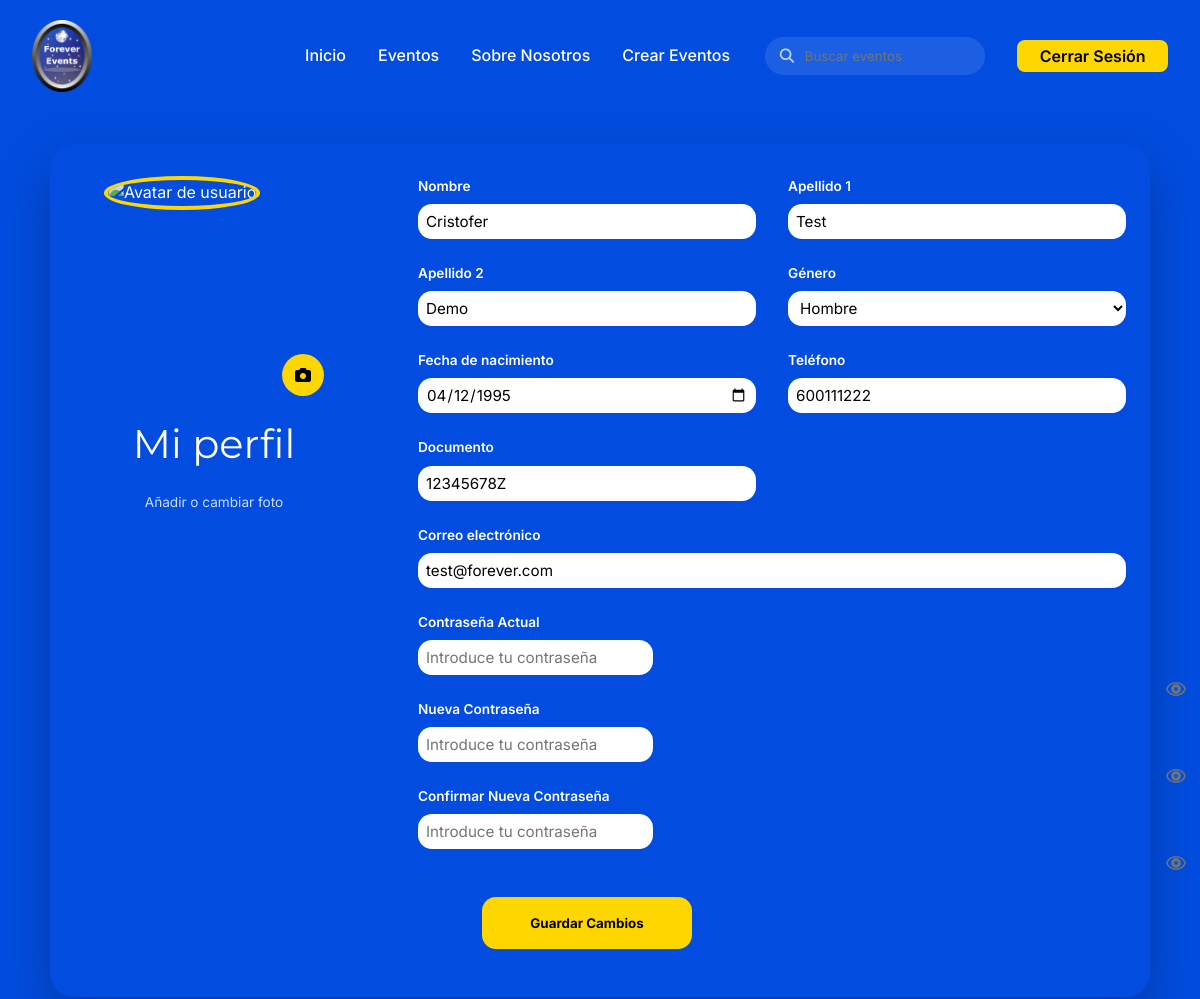
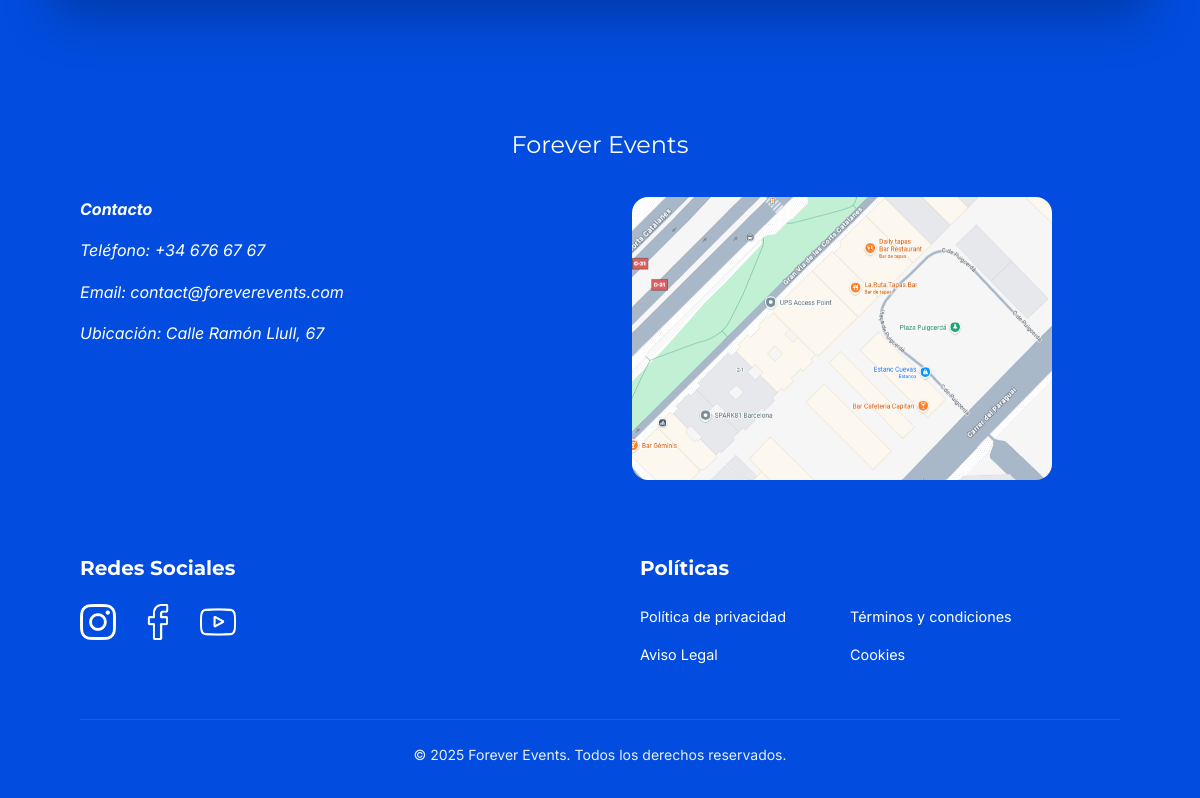
Page /View/pages/profile.php (signed in) on the committed database (2 pictures, top to bottom).
### tables this page shows
CREATE TABLE usuarios (
    id INT AUTO_INCREMENT PRIMARY KEY,
    nombre VARCHAR(100) NOT NULL,
    apellido1 VARCHAR(100) NOT NULL,
    apellido2 VARCHAR(100),
    fecha_nacimiento DATE NOT NULL,

    email VARCHAR(150) NOT NULL UNIQUE,
    telefono VARCHAR(20) NOT NULL,

    documento VARCHAR(20) NOT NULL UNIQUE,
    password VARCHAR(255) NOT NULL,

    tipo_usuario_id INT NOT NULL,
    tipo_documento_id INT NOT NULL,

    avatar VARCHAR(255) DEFAULT NULL,

    created_at TIMESTAMP DEFAULT CURRENT_TIMESTAMP,
    updated_at TIMESTAMP DEFAULT CURRENT_TIMESTAMP ON UPDATE CURRENT_TIMESTAMP,

    FOREIGN KEY (tipo_usuario_id) REFERENCES tipos_usuario(id),
    FOREIGN KEY (tipo_documento_id) REFERENCES tipos_documento(id)
);

### View/pages/profile.php (the view, shortened to what this page needs)
<?php
try {
  $database = new Database('localhost', 'forever_events', 'root', '');
  $conn = $database->getConexion();
  $stmt = $conn->prepare(
    "SELECT nombre, apellido1, apellido2, fecha_nacimiento, email, telefono, documento
     FROM usuarios WHERE id = :id"
  );
  $stmt->bindValue(':id', (int) $_SESSION['user_id'], PDO::PARAM_INT);
  $stmt->execute();
  $user = $stmt->fetch();
} catch (PDOException | RuntimeException $e) {
  error_log('Error cargando perfil: ' . $e->getMessage());
  header('Location: login.php?error=db');
  exit();
}
?>
<!doctype html>
<html lang="es">
<head>
  <link rel="stylesheet" href="../Assets/css/main.css" />
  <link rel="stylesheet" href="../Assets/css/pages/profile.css" />
  <link
    rel="stylesheet"
    href="https://cdnjs.cloudflare.com/ajax/libs/font-awesome/6.5.1/css/all.min.css" />
</head>
<body>
  <header class="nav-bar">
    <div class="nav-inner">
      <a href="landingPage.php"
        class="nav-logo"
        aria-label="Forever Events inicio">
        <img
          src="../Assets/img/logoForever.png"
          alt="Logotipo de Forever Events" />
      </a>
      <nav class="nav-container" aria-label="Navegación principal">
        <div class="nav-left">
          <a href="landingPage.php">Inicio</a>
          <a href="events.php">Eventos</a>
          <a href="aboutUs.php">Sobre Nosotros</a>
          <?php if ($_SESSION['user_type'] == 1): ?>
            <a href="createEvent.php">Crear Eventos</a>
          <?php endif; ?>
        </div>
        <div class="nav-right">
          <form class="search-wrapper" role="search">
            <i class="fa-solid fa-magnifying-glass"></i>
            <input
              id="event-search"
              type="search"
              placeholder="Buscar eventos" />
          </form>
          <form action="../../Controller/userController.php" method="POST">
            <button type="submit" name="delete" class="btn-login">Cerrar Sesión</button>
          </form>
        </div>
      </nav>
    </div>
  </header>
  <main class="profile-wrapper">
    <section class="profile-card" aria-labelledby="profile-title">
      <form
        class="profile-form"
        action="../../Controller/userController.php"
        method="POST"
        enctype="multipart/form-data">
        <div class="profile-layout">
          <div class="profile-avatar">
            <div class="avatar-container">
              <img
                src="<?= !empty($_SESSION['user_avatar']) ? htmlspecialchars($_SESSION['user_avatar']) : '../Assets/img/icons/account.png' ?>"
                alt="Avatar de usuario"
                class="avatar-image" />
              <?php if ($_SESSION['user_type'] == 1): ?>
                <label for="avatar-upload" class="avatar-upload-btn">
                  <i class="fa-solid fa-camera"></i>
                </label>
              <?php endif; ?>
            </div>
            <h2 class="profile-title">Mi perfil</h2>
            <?php if ($_SESSION['user_type'] == 1): ?>
              <p class="avatar-text">Añadir o cambiar foto</p>
            <?php endif; ?>
          </div>
          <div class="form-grid">
            <div class="form-field">
              <label for="name">Nombre</label>
              <input
                id="name"
                name="name"
                type="text"
                placeholder="Nombre de usuario"
                value="<?= htmlspecialchars($user['nombre']) ?>" />
            </div>
            <div class="form-field">
              <label for="surname1">Apellido 1</label>
              <input
                id="surname1"
                type="text"
                name="surname1"
                placeholder="Primer apellido"
                value="<?= htmlspecialchars($user['apellido1']) ?>" />
            </div>
            <div class="form-field">
              <label for="surname2">Apellido 2</label>
              <input
                id="surname2"
                type="text"
                name="surname2"
                placeholder="Segundo apellido"
                value="<?= htmlspecialchars($user['apellido2'] ?? '') ?>" />
            </div>
            <div class="form-field">
              <label for="gender">Género</label>
              <select id="gender">
                <option>Hombre</option>
              </select>
            </div>
            <div class="form-field">
              <label for="date">Fecha de nacimiento</label>
              <input
                id="date"
                name="date"
                type="date"
                value="<?= htmlspecialchars($user['fecha_nacimiento']) ?>" />
            </div>
            <div class="form-field">
              <label for="telephone">Teléfono</label>
              <input
                id="telephone"
                name="telephone"
                type="tel"
                placeholder="+34 --"
                value="<?= htmlspecialchars($user['telefono']) ?>" />
            </div>
            <div class="form-field">
              <label for="document">Documento</label>
              <input
                id="document"
                type="text"
                placeholder="Documento"
                value="<?= htmlspecialchars($user['documento']) ?>"
                readonly />
            </div>
            <div class="form-field full">
              <label for="email">Correo electrónico</label>
              <input
                id="email"
                name="email"
                type="email"
                placeholder="mail@gmail.com"
                value="<?= htmlspecialchars($user['email']) ?>" />
            </div>
            <div class="form-field full">
              <label for="current_password">Contraseña Actual</label>
              <div class="input-wrapper">
                <input
                  type="password"
                  id="current_password"
                  name="current_password"
                  placeholder="Introduce tu contraseña"
                  autocomplete="current-password"
                  required />
                <button
                  type="button"
                  class="toggle-password"
                  aria-label="Mostrar contraseña"
                  aria-controls="current_password"
                  aria-pressed="false"
                  onclick="togglePassword(this)">
                  <svg class="icon-eye" xmlns="http://www.w3.org/2000/svg" viewBox="0 0 24 24" aria-hidden="true">
                    <path d="M12 4.5C7 4.5 2.73 7.61 1 12c1.73 4.39 6 7.5 11 7.5s9.27-3.11 11-7.5c-1.73-4.39-6-7.5-11-7.5zm0 12.5a5 5 0 1 1 0-10 5 5 0 0 1 0 10zm0-8a3 3 0 1 0 0 6 3 3 0 0 0 0-6z" />
                  </svg>
                </button>
              </div>
            </div>
            <div class="form-field full">
              <label for="new_password">Nueva Contraseña</label>
              <div class="input-wrapper">
                <input
                  type="password"
                  id="new_password"
                  name="new_password"
                  placeholder="Introduce tu contraseña"
                  autocomplete="current-password"
                  required />
                <button
                  type="button"
                  class="toggle-password"
                  aria-label="Mostrar contraseña"
                  aria-controls="new_password"
                  aria-pressed="false"
                  onclick="togglePassword(this)">
                  <svg class="icon-eye" xmlns="http://www.w3.org/2000/svg" viewBox="0 0 24 24" aria-hidden="true">
                    <path d="M12 4.5C7 4.5 2.73 7.61 1 12c1.73 4.39 6 7.5 11 7.5s9.27-3.11 11-7.5c-1.73-4.39-6-7.5-11-7.5zm0 12.5a5 5 0 1 1 0-10 5 5 0 0 1 0 10zm0-8a3 3 0 1 0 0 6 3 3 0 0 0 0-6z" />
                  </svg>
                </button>
              </div>
            </div>
            <div class="form-field full">
              <label for="confirm_password">Confirmar Nueva Contraseña</label>
              <div class="input-wrapper">
                <input
                  type="password"
                  id="confirm_password"
                  name="confirm_password"
                  placeholder="Introduce tu contraseña"
                  autocomplete="current-password"
                  required />
                <button
                  type="button"
                  class="toggle-password"
                  aria-label="Mostrar contraseña"
                  aria-controls="confirm_password"
                  aria-pressed="false"
                  onclick="togglePassword(this)">
                  <svg class="icon-eye" xmlns="http://www.w3.org/2000/svg" viewBox="0 0 24 24" aria-hidden="true">
                    <path d="M12 4.5C7 4.5 2.73 7.61 1 12c1.73 4.39 6 7.5 11 7.5s9.27-3.11 11-7.5c-1.73-4.39-6-7.5-11-7.5zm0 12.5a5 5 0 1 1 0-10 5 5 0 0 1 0 10zm0-8a3 3 0 1 0 0 6 3 3 0 0 0 0-6z" />
                  </svg>
                </button>
              </div>
            </div>
            <div class="form-actions full">
              <button type="submit" name="update" class="primary-btn">
                Guardar Cambios
              </button>
            </div>
          </div>
        </div>
      </form>
    </section>
  </main>
  <footer class="site-footer">
    <h2 class="footer-title">Forever Events</h2>
    <div class="footer-container">
      <section class="footer-contact">
        <address class="contact-info">
          <p><strong>Contacto</strong></p>
          <p>Teléfono: <a href="tel:+34676676767">+34 676 67 67</a></p>
          <p>
            Email:
            <a href="mailto:contact@foreverevents.com">
              contact@foreverevents.com
            </a>
          </p>
          <p>Ubicación: Calle Ramón Llull, 67</p>
        </address>
      </section>
      <section class="footer-map">
        <figure>
          <img
            src="../Assets/img/mapa.png"
            alt="Ubicación de Forever Events en Calle Ramón Llull, 67" />
        </figure>
      </section>
    </div>
    <div class="footer-bottom">
      <nav class="footer-social" aria-label="Redes sociales">
        <h3>Redes Sociales</h3>
        <ul>
          <li>
            <a href="#" aria-label="Instagram Forever Events">
              <img
                src="../Assets/img/icons/instagramLogo.png"
                alt="Instagram Forever Events" />
            </a>
          </li>
          <li>
            <a href="#" aria-label="Facebook Forever Events">
              <img
                src="../Assets/img/icons/facebookLogo.png"
                alt="Facebook Forever Events" />
            </a>
          </li>
          <li>
            <a href="#" aria-label="YouTube Forever Events">
              <img
                src="../Assets/img/icons/youtubeLogo.png"
                alt="YouTube Forever Events" />
            </a>
          </li>
        </ul>
      </nav>
      <nav class="footer-legal" aria-label="Información legal">
        <h3>Políticas</h3>
        <div class="legal-links">
          <ul>
            <li><a href="#">Política de privacidad</a></li>
            <li><a href="#">Aviso Legal</a></li>
          </ul>
          <ul>
            <li><a href="#">Términos y condiciones</a></li>
            <li><a href="#">Cookies</a></li>
          </ul>
        </div>
      </nav>
    </div>
    <div class="footer-copy">
      <p>© 2025 Forever Events. Todos los derechos reservados.</p>
    </div>
  </footer>
</body>
</html>

### View/Assets/css/pages/profile.css (style rules this page uses)
.profile-wrapper { padding: 2rem 1rem 4rem; display: flex; justify-content: center; }
.profile-card { width: 100%; max-width: 1100px; background: var(--primary-bg-color); border-radius: 24px; padding: 2rem 1.5rem 3rem; box-shadow: 0 20px 50px rgba(0, 0, 0, 0.25); }
.profile-layout { display: flex; flex-direction: column; gap: 2.5rem; }
.profile-avatar { display: flex; flex-direction: column; align-items: center; gap: 1rem; }
.avatar-container { position: relative; width: 160px; height: 160px; }
.avatar-image { width: 100%; height: 100%; border-radius: 50%; object-fit: cover; border: 4px solid var(--accent-color); }
.avatar-upload-btn { position: absolute; bottom: 0; right: 0; width: 42px; height: 42px; background: var(--accent-color); color: var(--button-color); border-radius: 50%; display: flex; align-items: center; justify-content: center; cursor: pointer; font-size: 1rem; transition: 0.2s ease; }
.avatar-text { font-size: 0.85rem; opacity: 0.8; }
.profile-form { width: 100%; }
.form-grid { display: grid; grid-template-columns: 1fr; gap: 1.2rem; }
.form-field { display: flex; flex-direction: column; gap: 0.4rem; }
.form-field label { font-size: 0.85rem; font-weight: 600; }
.form-field input, .form-field select { height: 35px; border-radius: 14px; border: none; padding: 0 8px; font-size: 0.95rem; background: #ffffff; color: #000; transition: 0.2s ease; }
.form-field.full { grid-column: 1 / -1; }
.form-actions { display: flex; justify-content: center; margin-top: 1.5rem; }
.primary-btn { background: var(--accent-color); color: var(--button-color); border: none; border-radius: 14px; height: 52px; padding: 0 3rem; font-weight: 700; cursor: pointer; transition: 0.25s ease; width: 100%; max-width: 420px; }
.toggle-password { position: absolute; right: 0.6rem; background: none; border: none; cursor: pointer; padding: 0.25rem; color: #6b7280; display: flex; align-items: center; justify-content: center; border-radius: 4px; transition: color 0.2s ease; }
.toggle-password svg { width: 1.25rem; height: 1.25rem; fill: none; stroke: currentColor; stroke-width: 2; stroke-linecap: round; stroke-linejoin: round; pointer-events: none; }
.toggle-password .icon-eye { display: block; }
@media (min-width: 1024px) { .profile-layout { display: grid; grid-template-columns: 280px 1fr; gap: 4rem; align-items: start; } }
@media (min-width: 1024px) { .profile-avatar { align-items: center; } }
@media (min-width: 1024px) { .avatar-container { width: 220px; height: 220px; } }
@media (min-width: 1024px) { .form-grid { grid-template-columns: repeat(2, 1fr); gap: 1.5rem 2rem; } }
@media (min-width: 1024px) { .primary-btn { width: auto; } }

### View/Assets/css/base/style.css (style rules this page uses)
:root { --primary-bg-color: #024ddf; --primary-color: #ffffff; --accent-color: #FFD700; --button-color: #000000; --font-primary: "Inter", sans-serif; --font-title: "Montserrat", sans-serif; }
* { padding: 0; margin: 0; box-sizing: border-box; }
body { color: var(--primary-color); line-height: 1.6; font-family: var(--font-primary); background-color: var(--primary-bg-color); overflow-x: hidden; }
img { max-width: 100%; height: auto; }
a { text-decoration: none; color: inherit; }
button, input, select { font-family: inherit; }
h2 { font-family: var(--font-title); font-size: clamp(1.5rem, 6vw, 2.5rem); font-weight: 400; }

### rows in the picture
usuarios: name "Cristofer", surname1 "Test", surname2 "Demo", date "04/12/1995", telephone "600111222", documento "12345678Z", email "test@forever.com"
